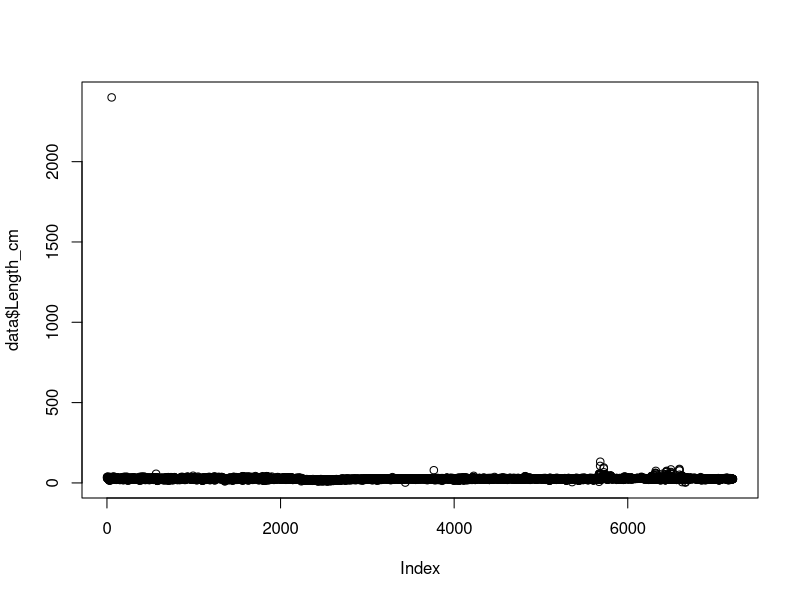
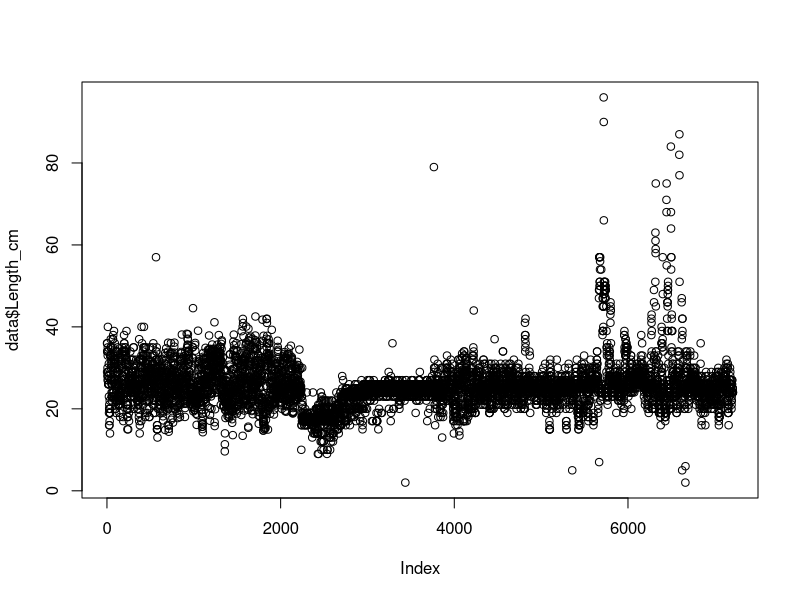

Reproduce these figures in R, in order.
## ---- chunk 1
data <- read.csv("_data/sample_landings_data_raw.csv")

str(data)
## ---- chunk 2
colnames(data) <- c("Year","Date","Trip_ID","Effort_Hours","Gear","Species","Length_cm","Weight_g")

str(data)
## ---- chunk 3
data$Year<-as.factor(data$Year)

class(data$Year)
## ---- chunk 4
data[!complete.cases(data),]
## ---- chunk 5
data <- na.omit(data)

str(data)
## ---- chunk 6
unique(data$Gear)
## ---- chunk 7
data$Gear<-as.factor(tolower(data$Gear))

unique(data$Gear)
## ---- chunk 8
unique(data$Species)
## ---- chunk 9
length(data$Species[data$Species=="Caesoi cunning"])

length(data$Species[data$Species=="Caesio cuning"])
## ---- chunk 10
data$Species[data$Species=="Caesoi cunning"]<-("Caesio cuning")

data$Species<-factor(data$Species)

unique(data$Species)
## ---- chunk 11
summary(data$Length_cm)
## ---- chunk 12
plot(data$Length_cm)
## ---- chunk 13
data<-subset(data,Length_cm < 100)

plot(data$Length_cm)
## ---- chunk 14

str(data)

## ---- chunk 15
write.csv(data,"_data/sample_landings_data_clean.csv")
